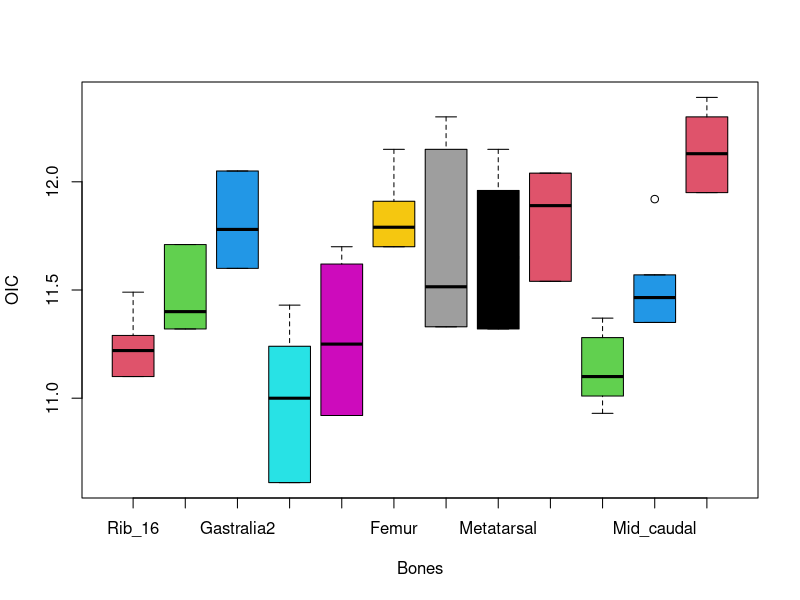

The R source for this figure:
#3.2
library(tidyr)
library(dplyr)
library(ggplot2)
bone_T<-c(11.10,11.22,11.29,11.49,11.32,11.40,11.71,11.60,11.78,12.05,
          10.61,10.88,11.12,11.24,11.43,10.92,11.20,11.30,11.62,11.70,
          11.70,11.79,11.91,12.15,11.33,11.41,11.62,12.15,12.30,11.32,
          11.65,11.96,12.15,11.54,11.89,12.04,10.93,11.01,11.08,11.12,
          11.28,11.37,11.35,11.43,11.50,11.57,11.92,11.95,12.01,12.25,
          12.30,12.39)
bone<-c("Rib","Rib","Rib","Rib","Gastralia","Gastralia","Gastralia","Gastralia","Gastralia",
        "Gastralia","Dorsal_vertebra","Dorsal_vertebra","Dorsal_vertebra","Dorsal_vertebra",
        "Dorsal_vertebra","Dorsal_vertebra","Dorsal_vertebra","Dorsal_vertebra",
        "Dorsal_vertebra","Dorsal_vertebra","Femur","Femur","Femur","Femur",
        "Tibia","Tibia","Tibia","Tibia","Tibia","Metatarsal","Metatarsal","Metatarsal","Metatarsal",
        "Phalange", "Phalange", "Phalange","Proximal_caudal","Proximal_caudal","Proximal_caudal",
        "Proximal_caudal","Proximal_caudal","Proximal_caudal",
        "Mid_caudal", "Mid_caudal", "Mid_caudal", "Mid_caudal", "Mid_caudal",
        "Distal_caudal","Distal_caudal","Distal_caudal","Distal_caudal","Distal_caudal")
a<-cbind(bone,bone_T)
Tyrannosaurus_Rex<-as_tibble(a)
Tyrannosaurus_Rex_tbl<- Tyrannosaurus_Rex%>% 
  mutate(bone_factor = factor(bone, ordered = TRUE)) %>% 
  mutate(bone_value=as.numeric(bone_T)) 
anova_one_way <- aov(bone_value ~ bone_factor, data =Tyrannosaurus_Rex_tbl)
summary(anova_one_way)
#P值为1.01e-06，有理由说两组之间统计数据存在差异，我们可以相信霸王龙不是温血动物。

# MingYANG recommended：
# you can also try the code bellow for defining the appropriate data 
Bones<-"initiate"
Bones[1:4]<-"Rib_16"
Bones[5:7]<-"Gastralia"
Bones[8:10]<-"Gastralia2"
Bones[11:15]<-"Dorsal_vertebra"
Bones[16:20]<-"Dorsal_vertebra2"
Bones[21:24]<-"Femur"
Bones[25:29]<-"Tibia"
Bones[30:33]<-"Metatarsal"
Bones[34:36]<-"Phalange"
Bones[37:42]<-"Proximal_caudal"
Bones[43:47]<-"Mid_caudal"
Bones[48:52]<-"Distal_caudal"
Rib_16<-c(11.10, 11.22, 11.29, 11.49)
Gastralia<-c(11.32,	11.40,	11.71)
Gastralia2<-c(11.60,	11.78,	12.05)
Dorsal_vertebra<-c(10.61,	10.88,	11.12,	11.24,	11.43)
Dorsal_vertebra2<-c(10.92,	11.20, 11.30,	11.62,	11.70)
Femur<-c(11.70,	11.79,	11.91,	12.15)
Tibia<-c(11.33,	11.41,	11.62,	12.15,	12.30)
Metatarsal<-c(11.32,	11.65,	11.96,	12.15)
Phalange<-c(11.54,	11.89,	12.04)
Proximal_caudal<-c(10.93,	11.01,	11.08,	11.12,	11.28,	11.37)
Mid_caudal<-c(11.35,	11.43,	11.50,	11.57,	11.92)
Distal_caudal<-c(11.95,	12.01,	12.25,	12.30,	12.39)
# plot
Poxygen<-cbind(Rib_16,Gastralia,Gastralia2,Dorsal_vertebra,Dorsal_vertebra2,Femur,Tibia,Metatarsal,Phalange,Proximal_caudal,Mid_caudal,Distal_caudal)
boxplot(Poxygen,xlab="Bones",ylab="OIC",col=c(2:12))
# analyse
oxygen<-c(Rib_16,Gastralia,Gastralia2,Dorsal_vertebra,Dorsal_vertebra2,Femur,Tibia,Metatarsal,Phalange,Proximal_caudal,Mid_caudal,Distal_caudal)
bone_oxygen<-cbind(Bones,oxygen)
bone_oxygen_tb1<-as_tibble(bone_oxygen)
anova_one_way <- aov(oxygen ~ Bones, data = bone_oxygen_tb1)
summary(anova_one_way)
